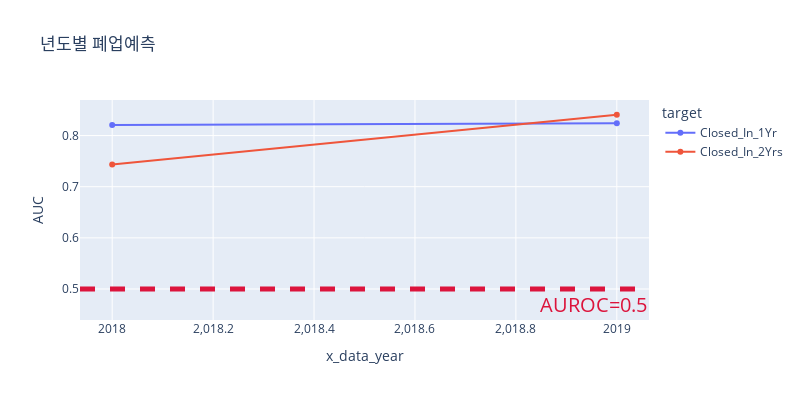
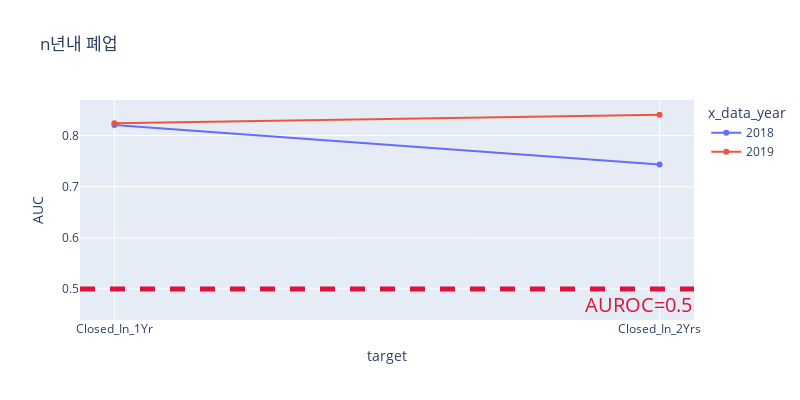

The notebook cell saved with these charts, in order:
### Code cell
fig = px.line(data_toplot,
              x='x_data_year',
              y='AUC',
              color='target',
              markers=True,
              title=f'년도별 폐업예측'
             )
fig.update_layout(
    autosize=False,
    width=800,
    height=400,
)
fig.add_hline(y=0.5, 
              line_dash='dash', 
              line_color='crimson', 
              line_width=5,
              annotation_text="AUROC=0.5", 
              annotation_position="bottom right",
              annotation_font_color='crimson',
              annotation_font_size=20
             )
figure_name = 'Baseline_result_년도별.png'
fig.write_image(FIGURE_PATH / figure_name)
fig.show()

fig = px.line(data_toplot,
              x='target',
              y='AUC',
              color='x_data_year',
              markers=True,
              title=f'n년내 폐업'
             )
fig.update_layout(
    autosize=False,
    width=800,
    height=400,
)
fig.add_hline(y=0.5, 
              line_dash='dash', 
              line_color='crimson', 
              line_width=5,
              annotation_text="AUROC=0.5", 
              annotation_position="bottom right",
              annotation_font_color='crimson',
              annotation_font_size=20
             )
figure_name = 'Baseline_result_n년내폐업.png'
fig.write_image(FIGURE_PATH / figure_name)
fig.show()

### Figure 1 — Plotly figure (JSON) as saved in the notebook; plotly's stock layout.template omitted (floating-point values rounded to 4 significant figures)
{"data": [{"hovertemplate": "target=Closed_In_1Yr<br>x_data_year=%{x}<br>AUC=%{y}<extra></extra>", "legendgroup": "Closed_In_1Yr", "line": {"color": "#636efa", "dash": "solid"}, "marker": {"symbol": "circle"}, "mode": "lines+markers", "name": "Closed_In_1Yr", "orientation": "v", "showlegend": true, "type": "scatter", "x": [2018, 2019], "xaxis": "x", "y": [0.8206, 0.8243], "yaxis": "y"}, {"hovertemplate": "target=Closed_In_2Yrs<br>x_data_year=%{x}<br>AUC=%{y}<extra></extra>", "legendgroup": "Closed_In_2Yrs", "line": {"color": "#EF553B", "dash": "solid"}, "marker": {"symbol": "circle"}, "mode": "lines+markers", "name": "Closed_In_2Yrs", "orientation": "v", "showlegend": true, "type": "scatter", "x": [2018, 2019], "xaxis": "x", "y": [0.7436, 0.8407], "yaxis": "y"}], "layout": {"annotations": [{"font": {"color": "crimson", "size": 20}, "showarrow": false, "text": "AUROC=0.5", "x": 1, "xanchor": "right", "xref": "x domain", "y": 0.5, "yanchor": "top", "yref": "y"}], "autosize": false, "height": 400, "legend": {"title": {"text": "target"}, "tracegroupgap": 0}, "shapes": [{"line": {"color": "crimson", "dash": "dash", "width": 5}, "type": "line", "x0": 0, "x1": 1, "xref": "x domain", "y0": 0.5, "y1": 0.5, "yref": "y"}], "title": {"text": "년도별 폐업예측"}, "width": 800, "xaxis": {"anchor": "y", "autorange": true, "domain": [0, 1], "range": [2018.0, 2019.0], "title": {"text": "x_data_year"}, "type": "linear"}, "yaxis": {"anchor": "x", "autorange": true, "domain": [0, 1], "range": [0.4462, 0.8691], "title": {"text": "AUC"}, "type": "linear"}}}

### Figure 2 — Plotly figure (JSON) as saved in the notebook; plotly's stock layout.template omitted (floating-point values rounded to 4 significant figures)
{"data": [{"hovertemplate": "x_data_year=2018<br>target=%{x}<br>AUC=%{y}<extra></extra>", "legendgroup": "2018", "line": {"color": "#636efa", "dash": "solid"}, "marker": {"symbol": "circle"}, "mode": "lines+markers", "name": "2018", "orientation": "v", "showlegend": true, "type": "scatter", "x": ["Closed_In_1Yr", "Closed_In_2Yrs"], "xaxis": "x", "y": [0.8206, 0.7436], "yaxis": "y"}, {"hovertemplate": "x_data_year=2019<br>target=%{x}<br>AUC=%{y}<extra></extra>", "legendgroup": "2019", "line": {"color": "#EF553B", "dash": "solid"}, "marker": {"symbol": "circle"}, "mode": "lines+markers", "name": "2019", "orientation": "v", "showlegend": true, "type": "scatter", "x": ["Closed_In_1Yr", "Closed_In_2Yrs"], "xaxis": "x", "y": [0.8243, 0.8407], "yaxis": "y"}], "layout": {"annotations": [{"font": {"color": "crimson", "size": 20}, "showarrow": false, "text": "AUROC=0.5", "x": 1, "xanchor": "right", "xref": "x domain", "y": 0.5, "yanchor": "top", "yref": "y"}], "autosize": false, "height": 400, "legend": {"title": {"text": "x_data_year"}, "tracegroupgap": 0}, "shapes": [{"line": {"color": "crimson", "dash": "dash", "width": 5}, "type": "line", "x0": 0, "x1": 1, "xref": "x domain", "y0": 0.5, "y1": 0.5, "yref": "y"}], "title": {"text": "n년내 폐업"}, "width": 800, "xaxis": {"anchor": "y", "autorange": true, "domain": [0, 1], "range": [-0.06334, 1.063], "title": {"text": "target"}, "type": "category"}, "yaxis": {"anchor": "x", "autorange": true, "domain": [0, 1], "range": [0.4462, 0.8691], "title": {"text": "AUC"}, "type": "linear"}}}
